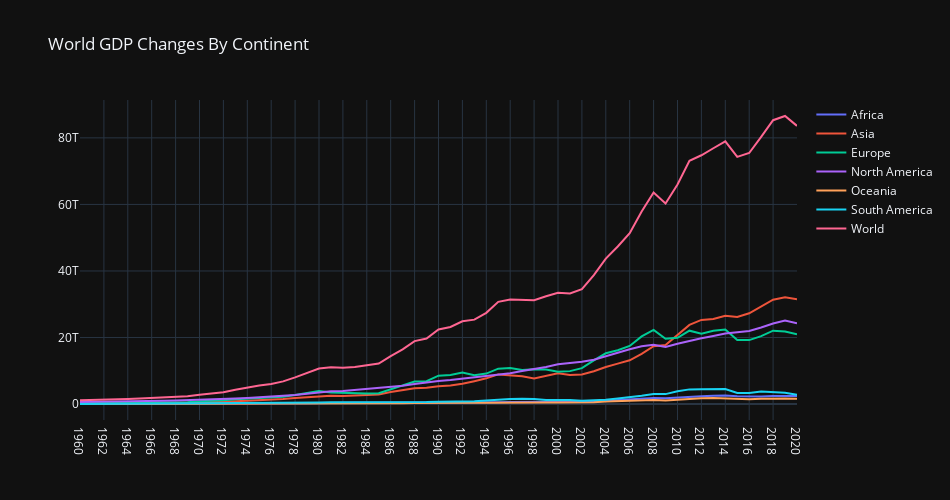

Source (notebook cell):
### Code cell
fig = px.line(x=total_con.columns,y=[total_con.loc["Africa"]],title='World population changes by continent ',template="plotly_dark")
fig.data[0].name="Africa"

fig.add_scatter(x=total_con.columns, y=total_con.loc["Asia"], mode='lines',name = "Asia")
fig.add_scatter(x=total_con.columns, y=total_con.loc["Europe"], mode='lines',name = "Europe")
fig.add_scatter(x=total_con.columns, y=total_con.loc["North America"], mode='lines',name = "North America")
fig.add_scatter(x=total_con.columns, y=total_con.loc["Oceania"], mode='lines',name = "Oceania")
fig.add_scatter(x=total_con.columns, y=total_con.loc["South America"], mode='lines',name = "South America")
fig.add_scatter(x=total_con.columns, y=total_con.loc["World"], mode='lines',name = "World")



fig.update_layout(
    width=950, 
    height=500,
    title="World GDP Changes By Continent",
    xaxis_title="",
    yaxis_title="",
    legend_title="",
    )

fig.show()
